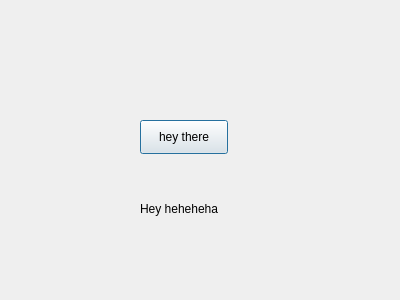
<?xml version="1.0" encoding="UTF-8"?>
<ui version="4.0">
 <class>Dialog</class>
 <widget class="QDialog" name="Dialog">
  <property name="geometry">
   <rect>
    <x>0</x>
    <y>0</y>
    <width>400</width>
    <height>300</height>
   </rect>
  </property>
  <property name="windowTitle">
   <string>Dialog</string>
  </property>
  <widget class="QPushButton" name="pushButton">
   <property name="geometry">
    <rect>
     <x>140</x>
     <y>120</y>
     <width>88</width>
     <height>34</height>
    </rect>
   </property>
   <property name="text">
    <string>hey there</string>
   </property>
  </widget>
  <widget class="QLabel" name="label">
   <property name="geometry">
    <rect>
     <x>140</x>
     <y>200</y>
     <width>121</width>
     <height>18</height>
    </rect>
   </property>
   <property name="text">
    <string>Hey heheheha</string>
   </property>
  </widget>
 </widget>
 <resources/>
 <connections/>
</ui>
